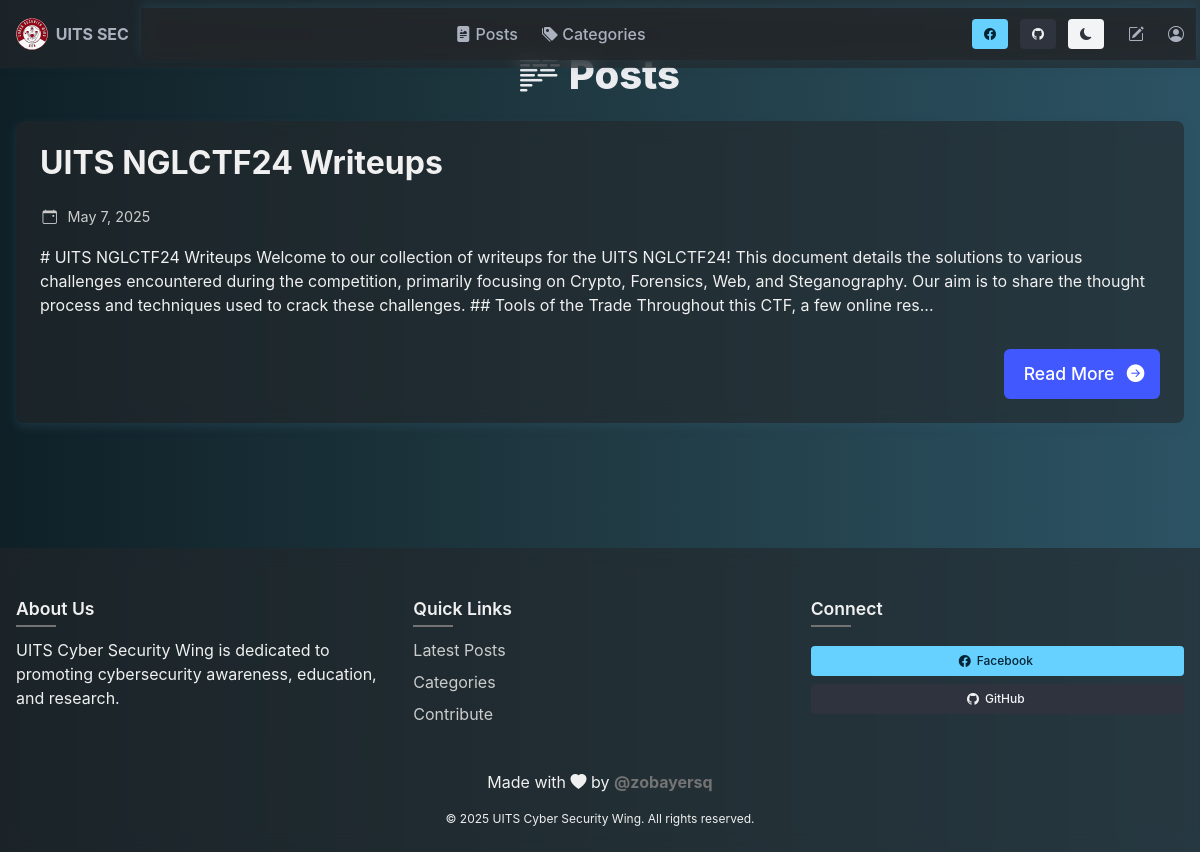
/category/Writeups/, run on the app's committed database.
### blog/models.py (models this page shows, shortened)
class Post(models.Model):
    title = models.CharField(max_length=255)
    body = models.TextField()
    created_on = models.DateTimeField(auto_now_add=True)
    last_modified = models.DateTimeField(auto_now=True)
    author = models.ForeignKey(settings.AUTH_USER_MODEL, on_delete=models.CASCADE, default=1)  # Replace 1 with a valid user ID
    categories = models.ManyToManyField('Category', related_name='posts')
    love_reactions = models.ManyToManyField(settings.AUTH_USER_MODEL, related_name='loved_posts', blank=True)

### blog/views.py (the view)
# urls.py: path("category/<category>/", views.blog_category, name="blog_category"),
def blog_category(request, category):
    posts = Post.objects.filter(
        categories__name__contains=category
    ).order_by("-created_on")
    context = {
        "category":category,
        "posts":posts,
    }
    return render(request, "blog/category.html", context)

### blog/templates/blog/category.html (shortened to what this page needs)
{% extends "blog/index.html" %}
{% block posts %}
<div class="container">
    {% for post in posts %}
    <div class="blur-white">
        <h3 class="title is-3"><a href="{% url 'blog_detail' post.pk %}">{{ post.title }}</a></h3>
        <div class="post-meta mb-3">
            <span class="icon-text">
                <span class="icon">
                    <i class="bi bi-calendar-event"></i>
                </span>
                <span>{{ post.created_on.date }}</span>
            </span>
        </div>
        <div class="post-content">
            <p>{{ post.body | slice:":400" }}...</p>
            <div class="has-text-right mt-4">
                <a href="{% url 'blog_detail' post.pk %}" class="button is-link">
                    <span>Read More</span>
                    <span class="icon">
                        <i class="bi bi-arrow-right-circle-fill"></i>
                    </span>
                </a>
            </div>
        </div>
    </div>
    {% empty %}
    <div class="blur-white has-text-centered">
        <p class="is-size-4 mb-4">No posts in this category yet!</p>
        <p>Be the first to create a post in the {{ category }} category.</p>
    </div>
    {% endfor %}
</div>
{% endblock posts %}

### static/css/base.css (style rules this page uses)
:root { --bg-dark: #0F2027; --bg-mid1: #203A43; --bg-mid2: #2C5364; --txt-primary: #F0F0F0; --txt-secondary: #CCCCCC; --overlay-bg: rgba(35, 39, 42, 0.6); --shadow-light: rgba(44, 83, 100, 0.4); --accent-red: #747474fe; --transition-speed: 0.3s; }
.page-container { display: flex; flex-direction: column; min-height: 100vh; }
html, body { height: 100%; margin: 0; font-size: 1rem; background: linear-gradient(to right, var(--bg-dark), var(--bg-mid1), var(--bg-mid2)); color: var(--txt-primary); transition: background var(--transition-speed), color var(--transition-speed); scroll-behavior: smooth; }
.container { width: 100%; max-width: 1200px; padding: 0 1rem; }
.blur-white { backdrop-filter: blur(10px); background-color: var(--overlay-bg); border-radius: 8px; padding: 1.5rem; margin-bottom: 1.5rem; box-shadow: 0 4px 10px var(--shadow-light); transition: transform 0.3s, box-shadow 0.3s; opacity: 0; transform: translateY(20px); }
.blur-white.fade-in-up { opacity: 1; transform: translateY(0); }
.blur-white h3 { font-size: 1.5rem; margin-bottom: 0.75rem; font-weight: bold; }
.blur-white h3 a { color: var(--txt-primary); text-decoration: none; transition: color 0.2s ease; }
.blur-white p { margin-top: 1rem; margin-bottom: 1rem; }
.blur-white .button.is-link { margin-top: 1rem; padding: 0.75rem 1.25rem; font-size: 1.1rem; font-weight: 500; border-radius: 6px; transition: background-color 0.3s, transform 0.2s; display: inline-flex; align-items: center; justify-content: center; }
.blur-white .button.is-link .icon { margin-left: 0.5rem; }
.post-meta { color: var(--txt-secondary); font-size: 0.9rem; margin-bottom: 0.5rem; }
.post-meta i { margin-right: 0.3rem; }

### data on the page
Post: title "UITS NGLCTF24 Writeups", created_on "May 7, 2025", body "# UITS NGLCTF24 Writeups Welcome to our collection of writeups for the UITS NGLCTF24! This document details the solutions to various challenges encountered during the competition, primarily focusing on Crypto, Forensics, Web, and Steganography. Our aim is to share the thought process and techniques used to crack these challenges. ## Tools of the Trade Throughout this CTF, a few online res"
